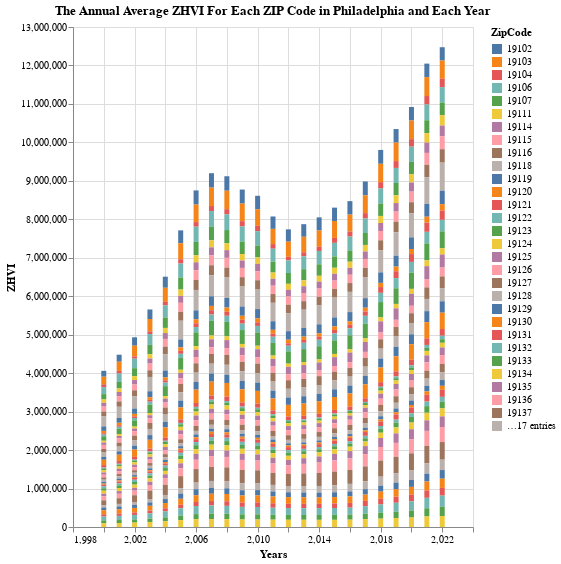

Notebook source saved alongside this figure:
### Code cell
bars =( alt.Chart(Annual_ZHVI)
    .mark_bar()
    .encode(
        x=alt.X('Years:Q', scale=alt.Scale(zero=False)),
        y=alt.X('ZHVI:Q', scale=alt.Scale(zero=True)),
        color='ZipCode:N',
        tooltip=['ZipCode', alt.Tooltip('ZHVI', title='ZHVI')]
    ).properties(title='The Annual Average ZHVI For Each ZIP Code in Philadelphia and Each Year',height=500).interactive()
)
bars

### Figure 1 — Vega-Lite specification as saved in the notebook (floating-point values rounded to 4 significant figures; data arrays with more than 128 entries replaced by an {"elided": "..."} marker saying what was removed)
{"config": {"view": {"continuousWidth": 400, "continuousHeight": 300}}, "data": {"name": "data-f70034e58fa014dfb824b4017025e7b3"}, "mark": "bar", "encoding": {"color": {"field": "ZipCode", "type": "nominal"}, "tooltip": [{"field": "ZipCode", "type": "quantitative"}, {"field": "ZHVI", "title": "ZHVI", "type": "quantitative"}], "x": {"field": "Years", "scale": {"zero": false}, "type": "quantitative"}, "y": {"field": "ZHVI", "scale": {"zero": true}, "type": "quantitative"}}, "height": 500, "selection": {"selector001": {"type": "interval", "bind": "scales", "encodings": ["x", "y"]}}, "title": "The Annual Average ZHVI For Each ZIP Code in Philadelphia and Each Year", "$schema": "https://vega.github.io/schema/vega-lite/v4.17.0.json", "datasets": {"data-f70034e58fa014dfb824b4017025e7b3": {"elided": "1058 records"}}}
